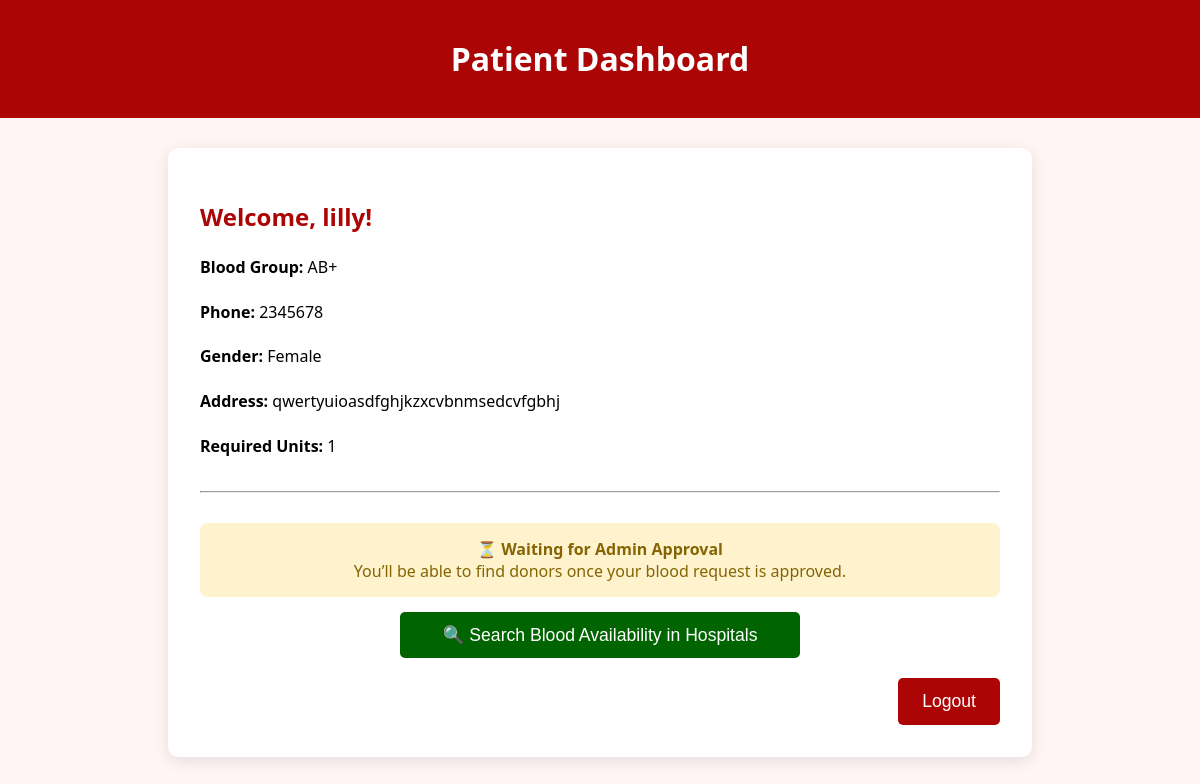
The page /patient-dashboard/ (signed in) on the database as committed earlier.
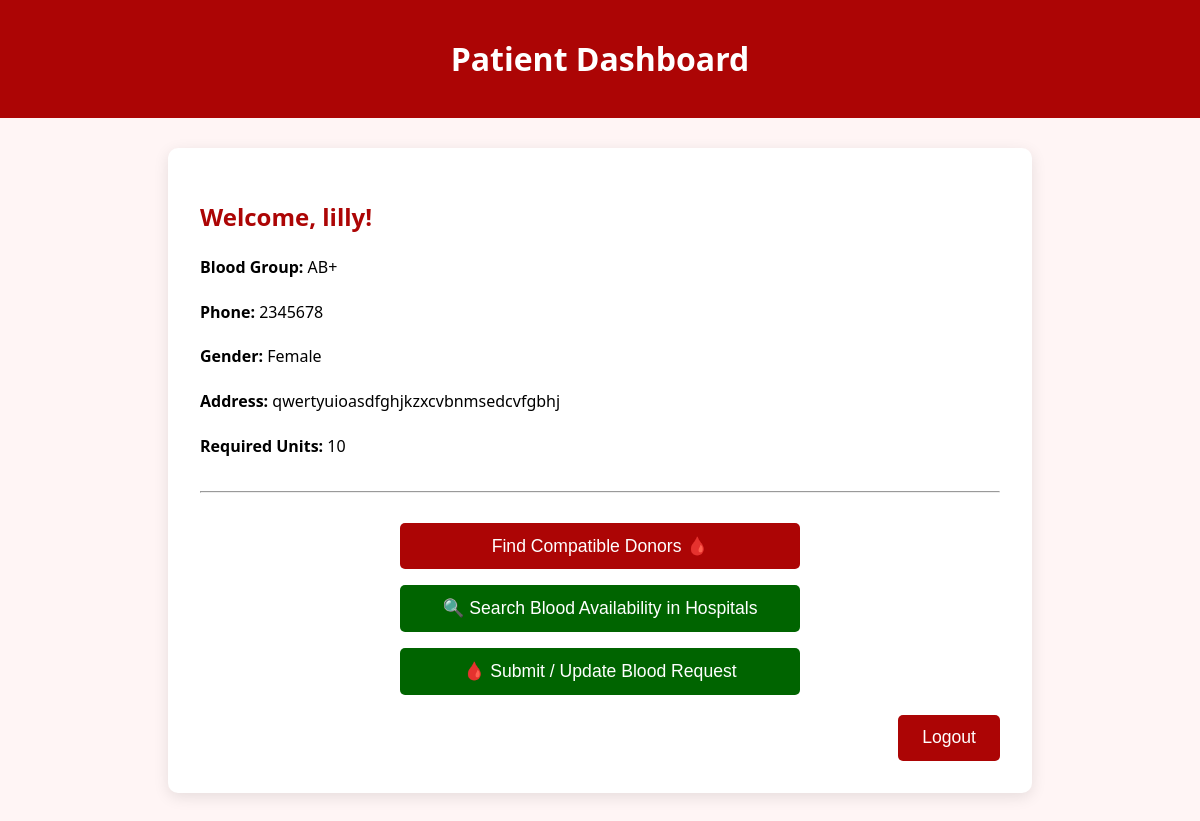
The same page on the database as committed later.
### bloodmanager/models.py (models this page shows, shortened)
class Patient(models.Model):
    user = models.OneToOneField(User, on_delete=models.CASCADE)
    phone = models.CharField(max_length=15)
    gender = models.CharField(max_length=10)
    blood_group = models.CharField(max_length=3, choices=BLOOD_GROUP_CHOICES)
    address = models.TextField()
    required_units = models.PositiveIntegerField(default=1)
    approved = models.BooleanField(default=False)

### bloodmanager/views.py (the view)
# urls.py: path('patient-dashboard/', views.patient_dashboard, name='patient-dashboard'),
@login_required
def patient_dashboard(request):
    patient = Patient.objects.get(user=request.user)
    history = Patient.objects.filter(user=request.user).order_by('-id')
    no_request_message = None
    if not history.exists():
        no_request_message = "You have not submitted any blood request yet."
    context = {
        'patient': patient,
        'is_approved': patient.approved,
        'history': history,
        'no_request_message': no_request_message,
    }
    return render(request, 'patient/patient_dashboard.html', context)

### bloodmanager/templates/patient/patient_dashboard.html (shortened to what this page needs)
<!DOCTYPE html>
<html lang="en">
<head>
</head>
<body>
<header>
    <h1>Patient Dashboard</h1>
</header>
<div class="container">
    <h2>Welcome, {{ patient.user.username }}!</h2>
    <div class="info">
        <p><strong>Blood Group:</strong> {{ patient.blood_group }}</p>
        <p><strong>Phone:</strong> {{ patient.phone }}</p>
        <p><strong>Gender:</strong> {{ patient.gender }}</p>
        <p><strong>Address:</strong> {{ patient.address }}</p>
        <p><strong>Required Units:</strong> {{ patient.required_units }}</p>
    </div>
    <hr style="margin: 30px 0;">
        {% if is_approved %}
        <p style="text-align: center;">
            <a href="{% url 'search-donors' %}" style="text-decoration: none;">
                <button style="width: 60%; max-width: 400px;">
                    Find Compatible Donors 🩸
                </button>
            </a>
        </p>
    {% else %}
        <div style="text-align: center; background: #fff3cd; color: #856404; padding: 15px; border-radius: 8px;">
            <strong>⏳ Waiting for Admin Approval</strong><br>
            You’ll be able to find donors once your blood request is approved.
        </div>
    {% endif %}
    <p style="text-align: center; margin-top: 15px;">
        <a href="{% url 'search-hospitals' %}" style="text-decoration: none;">
            <button style="width: 60%; max-width: 400px; background: #006400;">
                🔍 Search Blood Availability in Hospitals
            </button>
        </a>
    </p>
    {% if  patient.approved %}
    <p style="text-align:center; margin-top:15px;">
        <a href="{% url 'submit-blood-request' %}">
            <button style="width:60%; max-width:400px; background:#006400;">
                🩸 Submit / Update Blood Request
            </button>
        </a>
    </p>
    {% endif %}
    <div class="logout">
        <form method="POST" action="{% url 'logout' %}">
            <button type="submit">Logout</button>
        </form>
    </div>
</div>
</body>
</html>

### bloodmanager/templates/patient/patient_dashboard.html (style rules this page uses)
body { font-family: 'Segoe UI', Tahoma, sans-serif; background: #fff5f5; margin: 0; padding: 0; }
header { background: rgb(172, 5, 5); color: white; padding: 1rem; text-align: center; }
.container { max-width: 800px; background: white; margin: 30px auto; padding: 2rem; border-radius: 10px; box-shadow: 0 4px 15px rgba(0,0,0,0.1); }
h2 { color: rgb(172, 5, 5); }
.info { margin-top: 20px; line-height: 1.8; }
button { padding: 0.8rem 1.5rem; background: rgb(172, 5, 5); color: white; border: none; border-radius: 5px; cursor: pointer; font-size: 1.1em; }
.logout { text-align: right; margin-top: 20px; }

Rows that differ between the two databases and show on the page:
changed Patient "AB+": required_units "1" → "10"; approved False → True (drawn)
Other text that changed with them:
text no longer shown: "⏳ Waiting for Admin Approval You’ll be able to find donors once your blood request is approved."
text now shown: "Find Compatible Donors 🩸 🩸 Submit / Update Blood Request"
